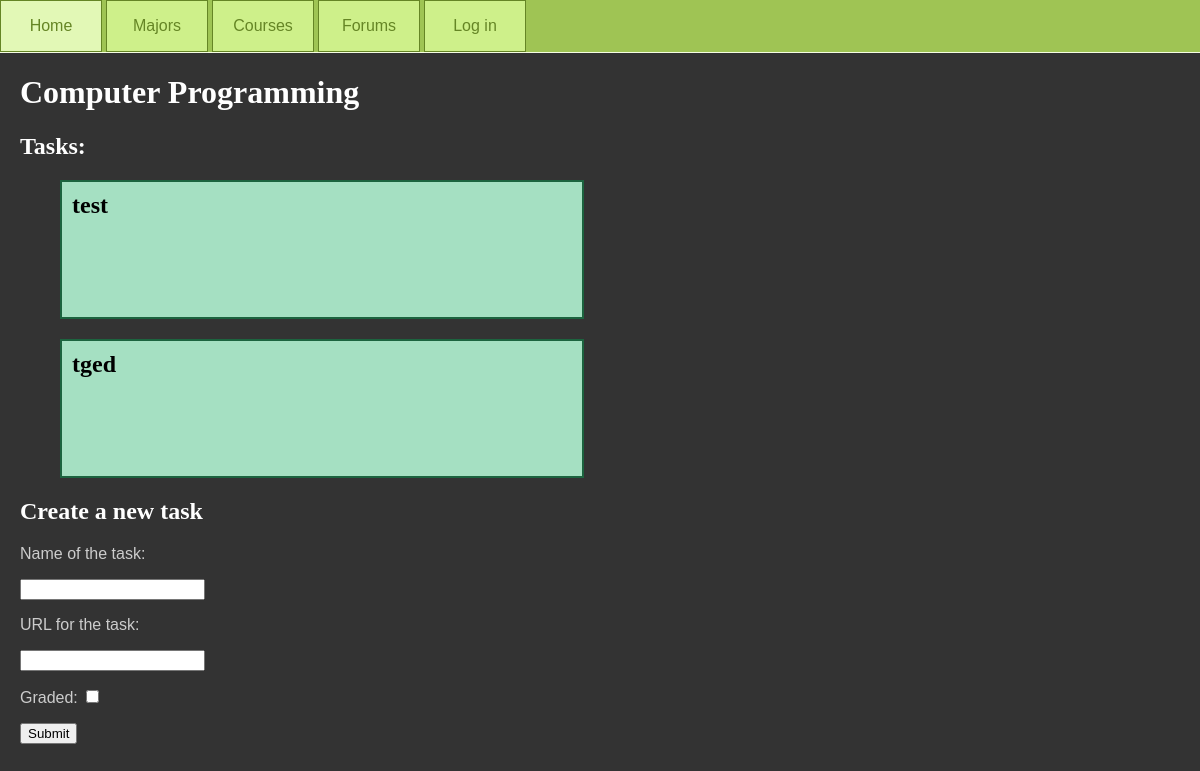
The page /courses/1/editTasks on the database its author committed.
### database_setup.py (models this page shows, shortened)
class Course(Base):
    __tablename__ = 'courses'
    course_id = Column(Integer, primary_key=True)
    name = Column(String(250), nullable=False)
    url = Column(String(250))
    description = Column(String(250))

class Task(Base):
    __tablename__ = "tasks"
    course_id = Column(Integer, ForeignKey('courses.course_id'), nullable=False)
    task_id = Column(Integer, primary_key=True)
    isGraded = Column(Boolean, default=False)
    name = Column(String(250))
    url = Column(String(250), nullable=False)

### project.py (the view)
@app.route('/courses/<int:course_id>/editTasks')
def editCourseTasks(course_id):
    course = session.query(Course).filter_by(course_id=course_id).one()
    tasks = getTasksByCourse(course_id)
    print tasks
    return render_template('courseTasks.html',
        tasks=tasks,
        course=course,
        login_session=login_session)

### project.py (called while the page is built)
def getTasksByCourse(course_id):
    tasks = session.query(Task).filter_by(course_id=course_id).all()
    return tasks

### templates/courseTasks.html (shortened to what this page needs)
<!DOCTYPE html>
<html>
    <head>
        <link rel="stylesheet" href="/css/style.css">
    </head>
    <body>
        {% block content %}
        {% include "navbar.html" %}
        <div>
            <h1>{{course.name}}</h1>
            <h2>Tasks:</h2>
            <div>
            {% for task in tasks %}
                <div class="majorBlock">
                <h2>{{task.name}}</h2>
                </div>
            {% endfor %}
            {% endblock %}
            </div>
            <h2>Create a new task</h2>
                <form action="/courses/{{course.course_id}}/tasks/new/", method="post">
                    <p>Name of the task:</p>
                    <input type="text" name="name"><br>
                    <p>URL for the task:</p>
                    <input type="text" name="url"><br>
                    <p>Graded: <input type="checkbox" name="isGraded"></p>
                    <input type="submit" value="Submit">
                </form>
        </div>
    </body>
</html>

### rows shown on the page
Course: name "Computer Programming"
Task: name "test"
Task: name "tged"
